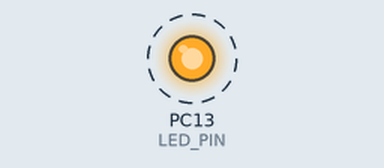
The sketch below on a simulated STM32 Black Pill. Shown: output pins drawn as LEDs (lit = HIGH). Dashed ring = blinking.

Above: at 0.2 s.
Timing chart, 0 to 3.0 s (numbered marks = the images above):
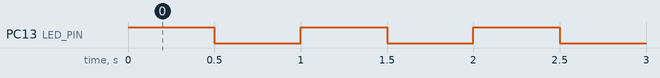

Measured:
- by itself, PC13 (LED_PIN): alternates HIGH for 0.50 s and LOW for 0.50 s

The sketch:

Blink_m4.ino
```cpp
// Blink for the generic STM32F411 board, built with
//
//   STMicroelectronics:stm32:GenF4:pnum=GENERIC_F411CEUX
//
// The generic variant defines no LED_BUILTIN, so PC13 is used -- the LED on the
// "Black Pill" F411 boards.  The simulator does not care which pin it is; what
// matters is that the firmware drives the STM32 GPIO block and SysTick.
#define LED_PIN PC13

void setup() {
  pinMode(LED_PIN, OUTPUT);
}

void loop() {
  digitalWrite(LED_PIN, HIGH);
  delay(500);
  digitalWrite(LED_PIN, LOW);
  delay(500);
}
```
